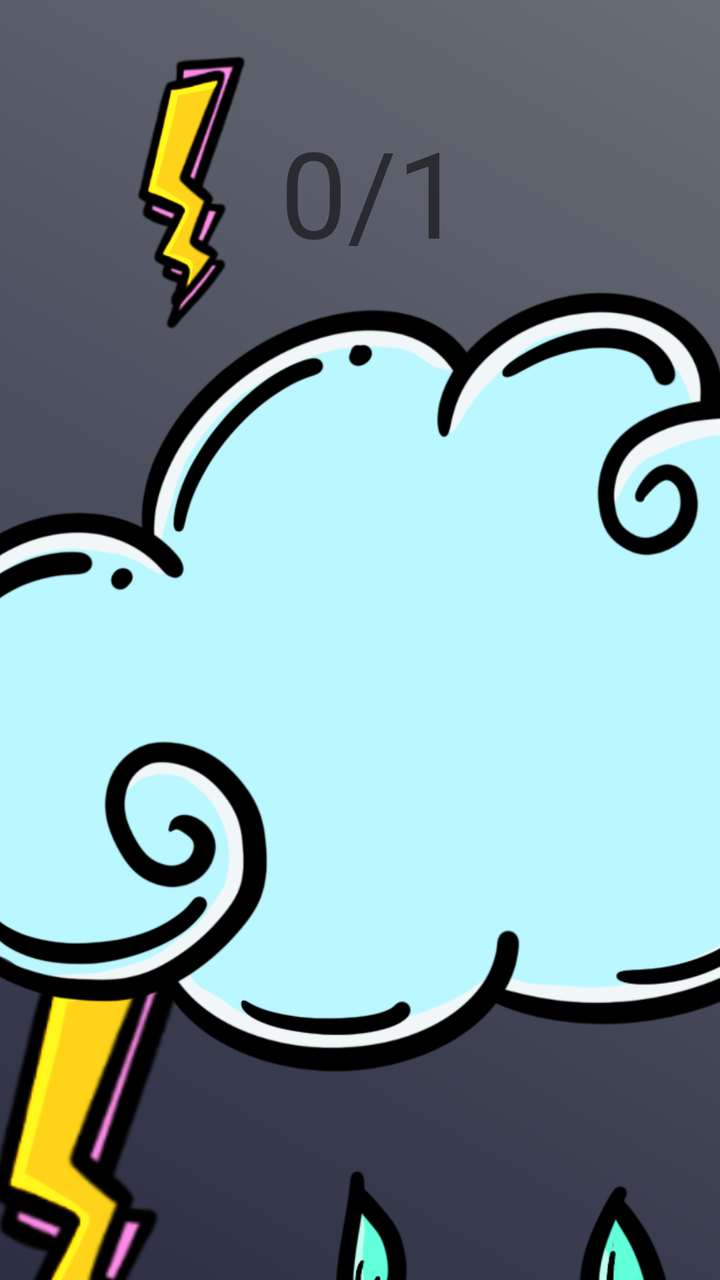
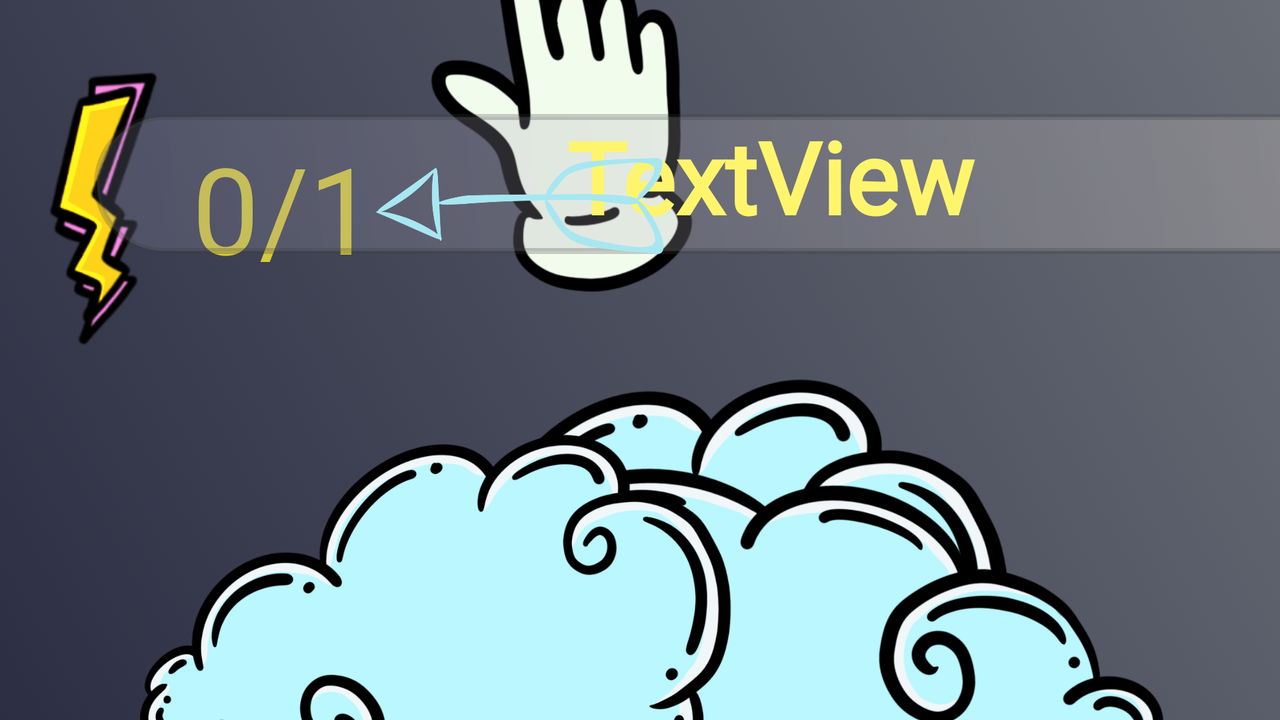

Compare how this app lays out the same screen by default and in its alternative resource folder. The renders come first, then the two layout files and the values they reference.
<!-- AndroidManifest.xml: application theme Theme.ScavengerHuntProject -->
<!-- res/layout/activity_tutorial.xml -->
<?xml version="1.0" encoding="utf-8"?>
<androidx.constraintlayout.widget.ConstraintLayout xmlns:android="http://schemas.android.com/apk/res/android"
    xmlns:app="http://schemas.android.com/apk/res-auto"
    xmlns:tools="http://schemas.android.com/tools"
    android:id="@+id/background"
    android:layout_width="match_parent"
    android:layout_height="match_parent"
    android:background="@drawable/gradient_list"
    tools:context=".Tutorial">

    <ImageView
        android:id="@+id/rain"
        android:layout_width="500dp"
        android:layout_height="455dp"
        android:layout_marginTop="4dp"
        app:layout_constraintEnd_toEndOf="parent"
        app:layout_constraintStart_toStartOf="parent"
        app:layout_constraintTop_toBottomOf="@+id/cloud"
        app:srcCompat="@drawable/tutorialrain" />

    <ImageView
        android:id="@+id/thunderyellow"
        android:layout_width="111dp"
        android:layout_height="279dp"
        android:layout_marginStart="61dp"
        android:layout_marginBottom="268dp"
        app:layout_constraintBottom_toBottomOf="@+id/rain"
        app:layout_constraintStart_toStartOf="@+id/rain"
        app:srcCompat="@drawable/thunderyellow" />

    <ImageView
        android:id="@+id/cloud"
        android:layout_width="587dp"
        android:layout_height="397dp"
        android:layout_marginTop="8dp"
        app:layout_constraintEnd_toEndOf="parent"
        app:layout_constraintHorizontal_bias="0.501"
        app:layout_constraintStart_toStartOf="parent"
        app:layout_constraintTop_toBottomOf="@+id/numItem"
        app:srcCompat="@drawable/tutorialcloud" />

    <ImageView
        android:id="@+id/thundergreen"
        android:layout_width="66dp"
        android:layout_height="239dp"
        android:layout_marginTop="122dp"
        android:layout_marginEnd="145dp"
        app:layout_constraintEnd_toEndOf="@+id/rain"
        app:layout_constraintTop_toTopOf="@+id/rain"
        app:srcCompat="@drawable/turotialthunder" />

    <ImageView
        android:id="@+id/imageView5"
        android:layout_width="64dp"
        android:layout_height="143dp"
        android:layout_marginStart="64dp"
        android:layout_marginTop="24dp"
        android:layout_marginEnd="12dp"
        app:layout_constraintEnd_toStartOf="@+id/numItem"
        app:layout_constraintStart_toStartOf="parent"
        app:layout_constraintTop_toTopOf="parent"
        app:srcCompat="@drawable/thunderyellow" />

    <TextView
        android:id="@+id/numItem"
        android:layout_width="wrap_content"
        android:layout_height="wrap_content"
        android:layout_marginStart="12dp"
        android:text="0/1"
        android:textSize="60sp"
        app:layout_constraintBottom_toBottomOf="@+id/imageView5"
        app:layout_constraintStart_toEndOf="@+id/imageView5"
        app:layout_constraintTop_toTopOf="@+id/imageView5" />

    <ImageView
        android:id="@+id/hand"
        android:layout_width="249dp"
        android:layout_height="310dp"
        android:layout_marginStart="106dp"
        android:layout_marginTop="210dp"
        app:layout_constraintStart_toStartOf="@+id/rain"
        app:layout_constraintTop_toTopOf="@+id/rain"
        app:srcCompat="@drawable/tutorialhand" />

</androidx.constraintlayout.widget.ConstraintLayout>
<!-- resources referenced by this layout -->
<resources>
  <!-- drawable gradient_list (drawable) -->
  <?xml version="1.0" encoding="utf-8"?>
  <animation-list xmlns:android="http://schemas.android.com/apk/res/android">
      <item android:drawable="@drawable/gradient_storm1"
          android:duration="4000"/>
      <item android:drawable="@drawable/gradient_storm2"
          android:duration="4000"/>
      <item android:drawable="@drawable/gradient_storm3"
          android:duration="4000"/>
  
  </animation-list>
  <!-- drawable thunderyellow: png bitmap (drawable, 28826 bytes) -->
  <!-- drawable turotialthunder: png bitmap (drawable, 63198 bytes) -->
  <!-- drawable tutorialcloud: png bitmap (drawable, 139382 bytes) -->
  <!-- drawable tutorialhand: png bitmap (drawable, 132327 bytes) -->
  <!-- drawable tutorialrain: png bitmap (drawable, 60238 bytes) -->
  <style name="Theme.ScavengerHuntProject" parent="Theme.MaterialComponents.DayNight.DarkActionBar">
          
          <item name="colorPrimary">@color/purple_500</item>
          <item name="colorPrimaryVariant">@color/purple_700</item>
          <item name="colorOnPrimary">@color/white</item>
          
          <item name="colorSecondary">@color/teal_200</item>
          <item name="colorSecondaryVariant">@color/teal_700</item>
          <item name="colorOnSecondary">@color/black</item>
          
          <item name="android:statusBarColor" tools:targetApi="l">?attr/colorPrimaryVariant</item>
          
      </style>
  <!-- drawable gradient_storm1 (drawable) -->
  <?xml version="1.0" encoding="utf-8"?>
  <shape xmlns:android="http://schemas.android.com/apk/res/android">
      <gradient
          android:angle="225"
          android:endColor="#2C2E43"
          android:startColor="#686D76"/>
  </shape>
  <!-- drawable gradient_storm2 (drawable) -->
  <?xml version="1.0" encoding="utf-8"?>
  <shape xmlns:android="http://schemas.android.com/apk/res/android">
   <gradient
       android:angle="135"
       android:endColor="#171717"
       android:startColor="#301B3F"/>
  </shape>
  <!-- drawable gradient_storm3 (drawable) -->
  <?xml version="1.0" encoding="utf-8"?>
  <shape xmlns:android="http://schemas.android.com/apk/res/android">
   <gradient
       android:angle="45"
       android:endColor="#30475E"
       android:startColor="#9BB899"/>
  </shape>
</resources>
<!-- res/layout-land/activity_tutorial.xml (the repository's variant of the layout above) -->
<!-- drawn on the phone turned sideways -->
<?xml version="1.0" encoding="utf-8"?>
<androidx.constraintlayout.widget.ConstraintLayout xmlns:android="http://schemas.android.com/apk/res/android"
    xmlns:app="http://schemas.android.com/apk/res-auto"
    xmlns:tools="http://schemas.android.com/tools"
    android:id="@+id/background"
    android:layout_width="match_parent"
    android:layout_height="match_parent"
    android:background="@drawable/gradient_list"
    tools:context=".Tutorial">

    <ImageView
        android:id="@+id/rain2"
        android:layout_width="416dp"
        android:layout_height="311dp"
        android:layout_marginStart="45dp"
        android:layout_marginTop="24dp"
        android:layout_marginBottom="89dp"
        android:scaleX="-1"
        app:layout_constraintBottom_toBottomOf="parent"
        app:layout_constraintStart_toStartOf="parent"
        app:layout_constraintTop_toBottomOf="@+id/cloud2"
        app:srcCompat="@drawable/tutorialrain" />

    <ImageView
        android:id="@+id/rain"
        android:layout_width="428dp"
        android:layout_height="309dp"
        android:layout_marginStart="75dp"
        app:layout_constraintBottom_toBottomOf="parent"
        app:layout_constraintEnd_toEndOf="parent"
        app:layout_constraintStart_toStartOf="parent"
        app:layout_constraintTop_toBottomOf="@+id/cloud"
        app:srcCompat="@drawable/tutorialrain" />

    <ImageView
        android:id="@+id/thunderyellow"
        android:layout_width="64dp"
        android:layout_height="221dp"
        android:layout_marginStart="84dp"
        android:layout_marginTop="200dp"
        android:onClick="thunder"
        app:layout_constraintStart_toStartOf="@+id/rain"
        app:layout_constraintTop_toTopOf="@+id/cloud"
        app:srcCompat="@drawable/thunderyellow" />

    <ImageView
        android:id="@+id/cloud"
        android:layout_width="544dp"
        android:layout_height="265dp"
        android:layout_marginTop="188dp"
        app:layout_constraintEnd_toEndOf="parent"
        app:layout_constraintStart_toStartOf="parent"
        app:layout_constraintTop_toTopOf="parent"
        app:srcCompat="@drawable/tutorialcloud" />

    <ImageView
        android:id="@+id/cloud3"
        android:layout_width="484dp"
        android:layout_height="254dp"
        android:layout_marginTop="236dp"
        android:rotation="195"
        app:layout_constraintEnd_toEndOf="parent"
        app:layout_constraintTop_toTopOf="parent"
        app:srcCompat="@drawable/tutorialcloud" />

    <ImageView
        android:id="@+id/cloud2"
        android:layout_width="419dp"
        android:layout_height="212dp"
        android:layout_marginTop="216dp"
        app:layout_constraintEnd_toEndOf="parent"
        app:layout_constraintHorizontal_bias="0.039"
        app:layout_constraintStart_toStartOf="parent"
        app:layout_constraintTop_toTopOf="parent"
        app:srcCompat="@drawable/tutorialcloud" />

    <ImageView
        android:id="@+id/rain3"
        android:layout_width="428dp"
        android:layout_height="309dp"
        android:layout_marginTop="10dp"
        android:layout_marginEnd="7dp"
        android:layout_marginBottom="107dp"
        app:layout_constraintBottom_toBottomOf="parent"
        app:layout_constraintEnd_toEndOf="parent"
        app:layout_constraintTop_toBottomOf="@+id/cloud3"
        app:srcCompat="@drawable/tutorialrain" />

    <ImageView
        android:id="@+id/thundergreen"
        android:layout_width="53dp"
        android:layout_height="174dp"
        android:layout_marginTop="50dp"
        android:layout_marginEnd="140dp"
        app:layout_constraintEnd_toEndOf="@+id/rain"
        app:layout_constraintTop_toTopOf="@+id/rain"
        app:srcCompat="@drawable/turotialthunder" />

    <ImageView
        android:id="@+id/imageView5"
        android:layout_width="64dp"
        android:layout_height="143dp"
        android:layout_marginStart="32dp"
        android:layout_marginTop="32dp"
        android:layout_marginEnd="12dp"
        app:layout_constraintEnd_toStartOf="@+id/numItem"
        app:layout_constraintStart_toStartOf="parent"
        app:layout_constraintTop_toTopOf="parent"
        app:srcCompat="@drawable/thunderyellow" />

    <TextView
        android:id="@+id/numItem"
        android:layout_width="wrap_content"
        android:layout_height="wrap_content"
        android:layout_marginStart="12dp"
        android:fontFamily="@font/barrio"
        android:text="0/1"
        android:textColor=" #D5CA3C"
        android:textSize="60sp"
        app:layout_constraintBottom_toBottomOf="@+id/imageView5"
        app:layout_constraintStart_toEndOf="@+id/imageView5"
        app:layout_constraintTop_toTopOf="@+id/imageView5" />

    <ImageView
        android:id="@+id/hand"
        android:layout_width="177dp"
        android:layout_height="223dp"
        android:layout_marginStart="49dp"
        android:layout_marginBottom="105dp"
        app:layout_constraintBottom_toBottomOf="@+id/rain"
        app:layout_constraintStart_toStartOf="@+id/rain"
        app:srcCompat="@drawable/tutorialhand" />

    <ImageButton
        android:id="@+id/instruction1_bg"
        android:layout_width="700dp"
        android:layout_height="90dp"
        android:layout_marginStart="150dp"
        android:layout_marginEnd="8dp"
        android:alpha=".25"
        android:backgroundTint="#00FFFFFF"
        app:layout_constraintBottom_toBottomOf="@+id/reset"
        app:layout_constraintEnd_toStartOf="@+id/reset"
        app:layout_constraintStart_toEndOf="@+id/numItem"
        app:layout_constraintTop_toTopOf="@+id/reset"
        app:srcCompat="@drawable/gradient_button" />

    <TextView
        android:id="@+id/instruction1"
        android:layout_width="700dp"
        android:layout_height="75dp"
        android:fontFamily="@font/annie_use_your_telescope"
        android:text="TextView"
        android:textAlignment="center"
        android:textColor="#FFF56D"
        android:textSize="50sp"
        android:textStyle="bold"
        app:layout_constraintBottom_toBottomOf="@+id/instruction1_bg"
        app:layout_constraintEnd_toEndOf="@+id/instruction1_bg"
        app:layout_constraintStart_toStartOf="@+id/instruction1_bg"
        app:layout_constraintTop_toTopOf="@+id/instruction1_bg" />

    <com.google.android.material.floatingactionbutton.FloatingActionButton
        android:id="@+id/reset"
        android:layout_width="wrap_content"
        android:layout_height="wrap_content"
        android:layout_marginStart="8dp"
        android:layout_marginEnd="8dp"
        android:backgroundTint=" #D5CA3C"
        android:clickable="true"
        android:onClick="reset"
        app:backgroundTint="#635F5F"
        app:layout_constraintBottom_toBottomOf="@+id/t_home"
        app:layout_constraintEnd_toStartOf="@+id/t_home"
        app:layout_constraintStart_toEndOf="@+id/instruction1_bg"
        app:layout_constraintTop_toTopOf="@+id/t_home"
        app:maxImageSize="40dp"
        app:srcCompat="@android:drawable/ic_menu_rotate" />

    <com.google.android.material.floatingactionbutton.FloatingActionButton
        android:id="@+id/t_home"
        android:layout_width="wrap_content"
        android:layout_height="wrap_content"
        android:layout_marginStart="8dp"
        android:layout_marginTop="64dp"
        android:layout_marginEnd="64dp"
        android:backgroundTint="#FFBDE6"
        android:clickable="true"
        android:onClick="home"
        app:backgroundTint="#635F5F"
        app:layout_constraintEnd_toEndOf="parent"
        app:layout_constraintStart_toEndOf="@+id/reset"
        app:layout_constraintTop_toTopOf="parent"
        app:maxImageSize="40dp"
        app:srcCompat="@android:drawable/ic_media_play" />

    <ImageView
        android:id="@+id/arrow"
        android:layout_width="144dp"
        android:layout_height="142dp"
        android:layout_marginTop="32dp"
        app:layout_constraintStart_toEndOf="@+id/numItem"
        app:layout_constraintTop_toTopOf="parent"
        app:srcCompat="@drawable/arrow" />

</androidx.constraintlayout.widget.ConstraintLayout>
<!-- resources referenced by the variant -->
<!-- as the phone turned sideways resolves them -->
<resources>
  <!-- drawable arrow: png bitmap (drawable-v24, 25384 bytes) -->
  <!-- drawable gradient_button (drawable) -->
  <?xml version="1.0" encoding="utf-8"?>
  <shape xmlns:android="http://schemas.android.com/apk/res/android"
  
      android:shape="rectangle">
      <gradient android:startColor="#8D8DAA"
          android:endColor="#F6E7D8"
          android:angle="45"/>
      <corners android:radius="999dp"/>
      <stroke android:color="#383838"
          android:width="3dp"/>
  
  
  </shape>
  <!-- drawable gradient_list (drawable) -->
  <?xml version="1.0" encoding="utf-8"?>
  <animation-list xmlns:android="http://schemas.android.com/apk/res/android">
      <item android:drawable="@drawable/gradient_storm1"
          android:duration="4000"/>
      <item android:drawable="@drawable/gradient_storm2"
          android:duration="4000"/>
      <item android:drawable="@drawable/gradient_storm3"
          android:duration="4000"/>
  
  </animation-list>
  <!-- drawable thunderyellow: png bitmap (drawable, 28826 bytes) -->
  <!-- drawable turotialthunder: png bitmap (drawable, 63198 bytes) -->
  <!-- drawable tutorialcloud: png bitmap (drawable, 139382 bytes) -->
  <!-- drawable tutorialhand: png bitmap (drawable, 132327 bytes) -->
  <!-- drawable tutorialrain: png bitmap (drawable, 60238 bytes) -->
  <style name="Theme.ScavengerHuntProject" parent="Theme.MaterialComponents.DayNight.DarkActionBar">
          
          <item name="colorPrimary">@color/purple_500</item>
          <item name="colorPrimaryVariant">@color/purple_700</item>
          <item name="colorOnPrimary">@color/white</item>
          
          <item name="colorSecondary">@color/teal_200</item>
          <item name="colorSecondaryVariant">@color/teal_700</item>
          <item name="colorOnSecondary">@color/black</item>
          
          <item name="android:statusBarColor" tools:targetApi="l">?attr/colorPrimaryVariant</item>
          
      </style>
  <!-- drawable gradient_storm1 (drawable) -->
  <?xml version="1.0" encoding="utf-8"?>
  <shape xmlns:android="http://schemas.android.com/apk/res/android">
      <gradient
          android:angle="225"
          android:endColor="#2C2E43"
          android:startColor="#686D76"/>
  </shape>
  <!-- drawable gradient_storm2 (drawable) -->
  <?xml version="1.0" encoding="utf-8"?>
  <shape xmlns:android="http://schemas.android.com/apk/res/android">
   <gradient
       android:angle="135"
       android:endColor="#171717"
       android:startColor="#301B3F"/>
  </shape>
  <!-- drawable gradient_storm3 (drawable) -->
  <?xml version="1.0" encoding="utf-8"?>
  <shape xmlns:android="http://schemas.android.com/apk/res/android">
   <gradient
       android:angle="45"
       android:endColor="#30475E"
       android:startColor="#9BB899"/>
  </shape>
</resources>
